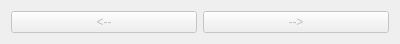
<?xml version="1.0" encoding="UTF-8"?>
<ui version="4.0">
 <class>HistoryWidget</class>
 <widget class="QWidget" name="HistoryWidget">
  <property name="geometry">
   <rect>
    <x>0</x>
    <y>0</y>
    <width>400</width>
    <height>40</height>
   </rect>
  </property>
  <property name="windowTitle">
   <string>Form</string>
  </property>
  <layout class="QHBoxLayout" name="horizontalLayout">
   <item>
    <widget class="QPushButton" name="undoButton">
     <property name="enabled">
      <bool>false</bool>
     </property>
     <property name="text">
      <string>&lt;--</string>
     </property>
    </widget>
   </item>
   <item>
    <widget class="QPushButton" name="redoButton">
     <property name="enabled">
      <bool>false</bool>
     </property>
     <property name="text">
      <string>--&gt;</string>
     </property>
    </widget>
   </item>
  </layout>
 </widget>
 <resources/>
 <connections/>
</ui>
